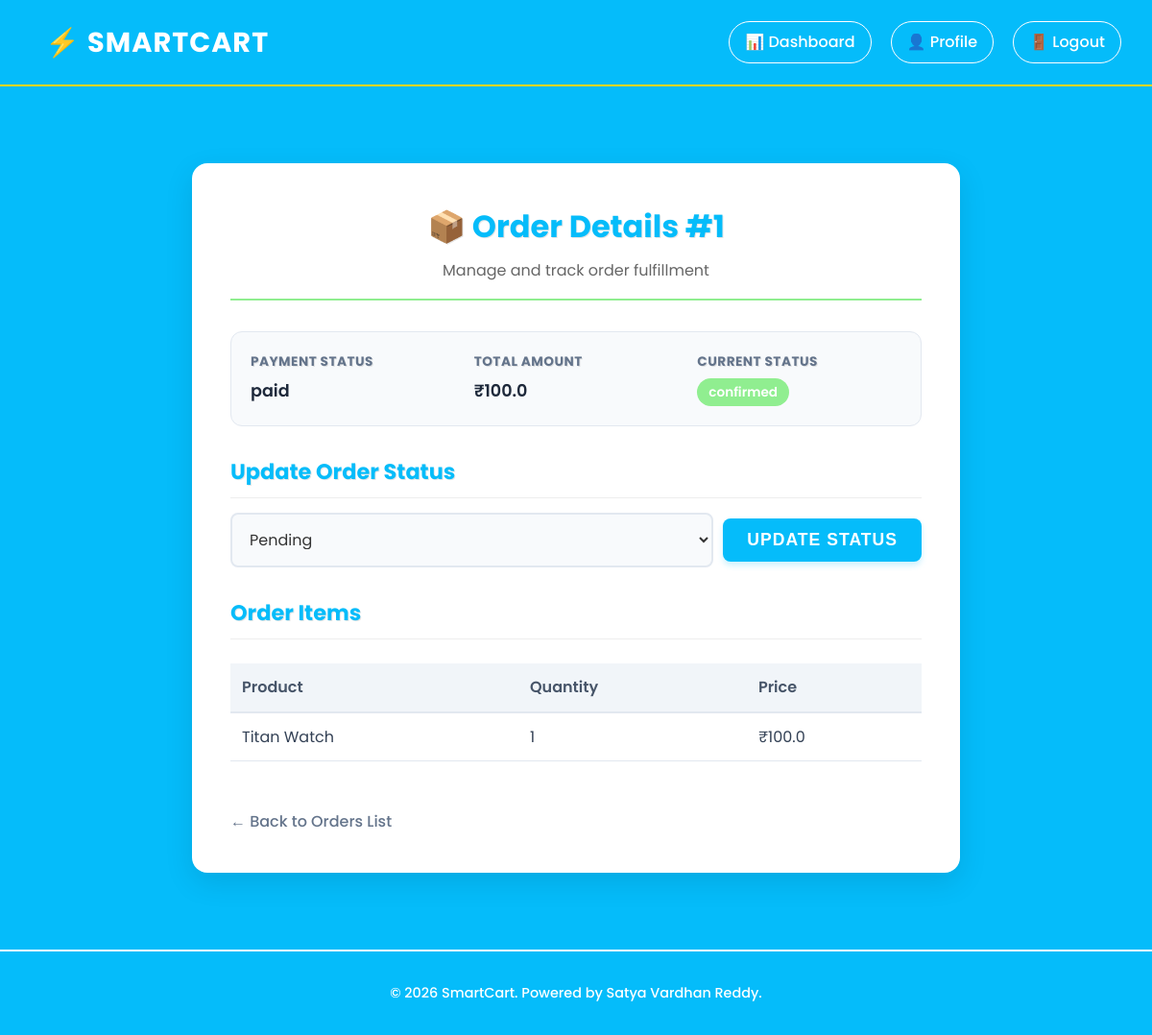
The page /admin/order/1 (signed in) on the database its author committed.
### tables this page shows
CREATE TABLE orders (
    order_id INTEGER PRIMARY KEY AUTOINCREMENT,
    user_id INTEGER NOT NULL,
    razorpay_order_id TEXT,
    razorpay_payment_id TEXT,
    amount REAL NOT NULL,
    payment_status TEXT DEFAULT 'pending',
    order_status TEXT DEFAULT 'confirmed',
    created_at TIMESTAMP DEFAULT CURRENT_TIMESTAMP,
    FOREIGN KEY (user_id) REFERENCES users(user_id) ON DELETE CASCADE
);

CREATE TABLE order_items (
    item_id INTEGER PRIMARY KEY AUTOINCREMENT,
    order_id INTEGER NOT NULL,
    product_id INTEGER,
    product_name TEXT,
    quantity INTEGER NOT NULL,
    price REAL NOT NULL,
    FOREIGN KEY (order_id) REFERENCES orders(order_id) ON DELETE CASCADE,
    FOREIGN KEY (product_id) REFERENCES products(product_id) ON DELETE SET NULL
);

### app.py (the view)
@app.route('/admin/order/<int:order_id>')
def admin_order_details(order_id):
    if 'admin_id' not in session:
        flash("Please login!", "danger")
        return redirect('/admin-login')
    conn = get_db_connection()
    cursor = conn.cursor()
    cursor.execute("SELECT * FROM orders WHERE order_id=?", (order_id,))
    order = cursor.fetchone()
    cursor.execute("SELECT * FROM order_items WHERE order_id=?", (order_id,))
    items = cursor.fetchall()
    cursor.close()
    conn.close()
    return render_template("admin/order_details.html", order=order, items=items)

### app.py (called while the page is built)
@app.context_processor
def inject_cart_count():
    cart = session.get('cart', {})
    cart_count = sum(item.get('quantity', 0) for item in cart.values())
    return dict(cart_count=cart_count)

def get_db_connection():
    conn = sqlite3.connect("smartcart.db")
    conn.row_factory = sqlite3.Row
    return conn

### templates/admin/order_details.html (shortened to what this page needs)
{% extends "base.html" %}
{% block extra_css %}
<link rel="stylesheet" href="{{ url_for('static', filename='css/admin.css') }}">
{% endblock %}
{% block navbar %}
<nav>
    <div style="flex-wrap: wrap;">
        <a href="/">⚡ SmartCart</a>
        <div class="nav-links">
            <a href="/admin-dashboard">📊 Dashboard</a>
            <a href="/admin/profile">👤 Profile</a>
            <a href="/admin-logout">🚪 Logout</a>
        </div>
    </div>
</nav>
{% endblock %}
{% block content %}
<div class="admin-container">
    <div class="admin-header">
        <h2>📦 Order Details #{{ order.order_id }}</h2>
        <p>Manage and track order fulfillment</p>
    </div>
    <div class="order-info-grid">
        <div class="info-item">
            <h4>Payment Status</h4>
            <p>{{ order.payment_status }}</p>
        </div>
        <div class="info-item">
            <h4>Total Amount</h4>
            <p>₹{{ order.amount }}</p>
        </div>
        <div class="info-item">
            <h4>Current Status</h4>
            <p><span class="status-badge">{{ order.order_status }}</span></p>
        </div>
    </div>
    <h3 class="section-title">Update Order Status</h3>
    <form method="POST" action="/admin/update-order-status/{{ order.order_id }}" class="update-form">
        <select name="status">
            <option value="Pending" {% if order.order_status=='Pending' %}selected{% endif %}>Pending</option>
        </select>
        <button type="submit" class="btn-submit">Update Status</button>
    </form>
    <h3 class="section-title">Order Items</h3>
    <div class="table-container">
        <table>
            <thead>
                <tr>
                    <th>Product</th>
                    <th>Quantity</th>
                    <th>Price</th>
                </tr>
            </thead>
            <tbody>
                {% for it in items %}
                <tr>
                    <td>{{ it.product_name }}</td>
                    <td>{{ it.quantity }}</td>
                    <td>₹{{ it.price }}</td>
                </tr>
                {% endfor %}
            </tbody>
        </table>
    </div>
    <a href="/admin/orders" class="back-link">← Back to Orders List</a>
</div>
{% endblock %}

### static/css/admin.css (style rules this page uses)
.admin-container { max-width: 800px; margin: 3rem auto; padding: 2.5rem; background-color: var(--white); border-radius: 16px; box-shadow: 0 10px 30px rgba(0, 0, 0, 0.1); color: #333; animation: slideUp 0.5s ease-out; }
.admin-header { text-align: center; margin-bottom: 2rem; border-bottom: 2px solid var(--light-green); padding-bottom: 1rem; }
.admin-header h2 { color: var(--light-blue); font-size: 2rem; font-weight: 700; margin: 0; }
.admin-header p { color: #666; margin-top: 0.5rem; }
input[type="text"], input[type="number"], input[type="email"], input[type="password"], textarea, select, input[type="file"] { width: 100%; padding: 14px; border: 2px solid #e2e8f0; border-radius: 8px; font-size: 1rem; font-family: inherit; transition: all 0.3s ease; background-color: #f8fafc; color: #333; }
.btn-submit { background-color: var(--light-blue); color: var(--white) !important; padding: 16px; border: none; border-radius: 8px; font-size: 1.1rem; font-weight: 700; text-transform: uppercase; letter-spacing: 1px; cursor: pointer; transition: all 0.3s ease; margin-top: 1rem; box-shadow: 0 4px 6px rgba(5, 188, 250, 0.2); }
.back-link { color: #666; font-weight: 500; display: inline-flex; align-items: center; gap: 5px; transition: color 0.3s; }

### templates/base.html (style rules this page uses)
:root { --light-blue: #05bcfa; --gold: #FFD700; --light-green: #90EE90; --white: #FFFFFF; }
* { margin: 0; padding: 0; box-sizing: border-box; }
body { font-family: 'Poppins', sans-serif; background-color: var(--light-blue); color: var(--white); display: flex; flex-direction: column; min-height: 100vh; line-height: 1.6; overflow-x: hidden; width: 100%; }
a { text-decoration: none; color: var(--gold); font-weight: 600; transition: all 0.3s ease; }
h1, h2, h3, h4, h5, h6 { color: var(--white); margin-bottom: 1rem; text-shadow: 1px 1px 0px rgba(0, 0, 0, 0.1); }
nav { background-color: var(--light-blue); border-bottom: 2px solid var(--gold); padding: 1rem 2rem; }
nav>div { max-width: 1200px; margin: 0 auto; display: flex; justify-content: space-between; align-items: center; flex-wrap: wrap; }
nav>div>a:first-child { font-size: 1.8rem; font-weight: 700; color: var(--white); letter-spacing: 1px; display: flex; align-items: center; text-transform: uppercase; padding: 5px 15px; }
nav ul, nav>div>div { list-style: none; display: flex; gap: 20px; align-items: center; }
nav li a, nav>div>div a { color: var(--white); font-weight: 500; font-size: 1rem; border: 1px solid var(--white); padding: 0.5rem 1rem; border-radius: 50px; transition: all 0.3s; }
button, input[type="submit"], .btn { background-color: var(--white); color: var(--light-blue); border: 2px solid var(--white); padding: 0.75rem 1.5rem; border-radius: 50px; cursor: pointer; font-size: 1rem; font-weight: 600; transition: all 0.3s ease; display: inline-block; }
input[type="text"], input[type="email"], input[type="password"], textarea, select { width: 100%; padding: 12px 20px; margin-bottom: 20px; background-color: transparent; border: 2px solid var(--white); color: var(--white); border-radius: 8px; font-family: inherit; }
::placeholder { color: rgba(255, 255, 255, 0.7); }

### rows shown on the page
orders: order_id "1", payment_status "paid", amount "100.0", order_status "confirmed"
order_items: product_name "Titan Watch", quantity "1", price "100.0"
